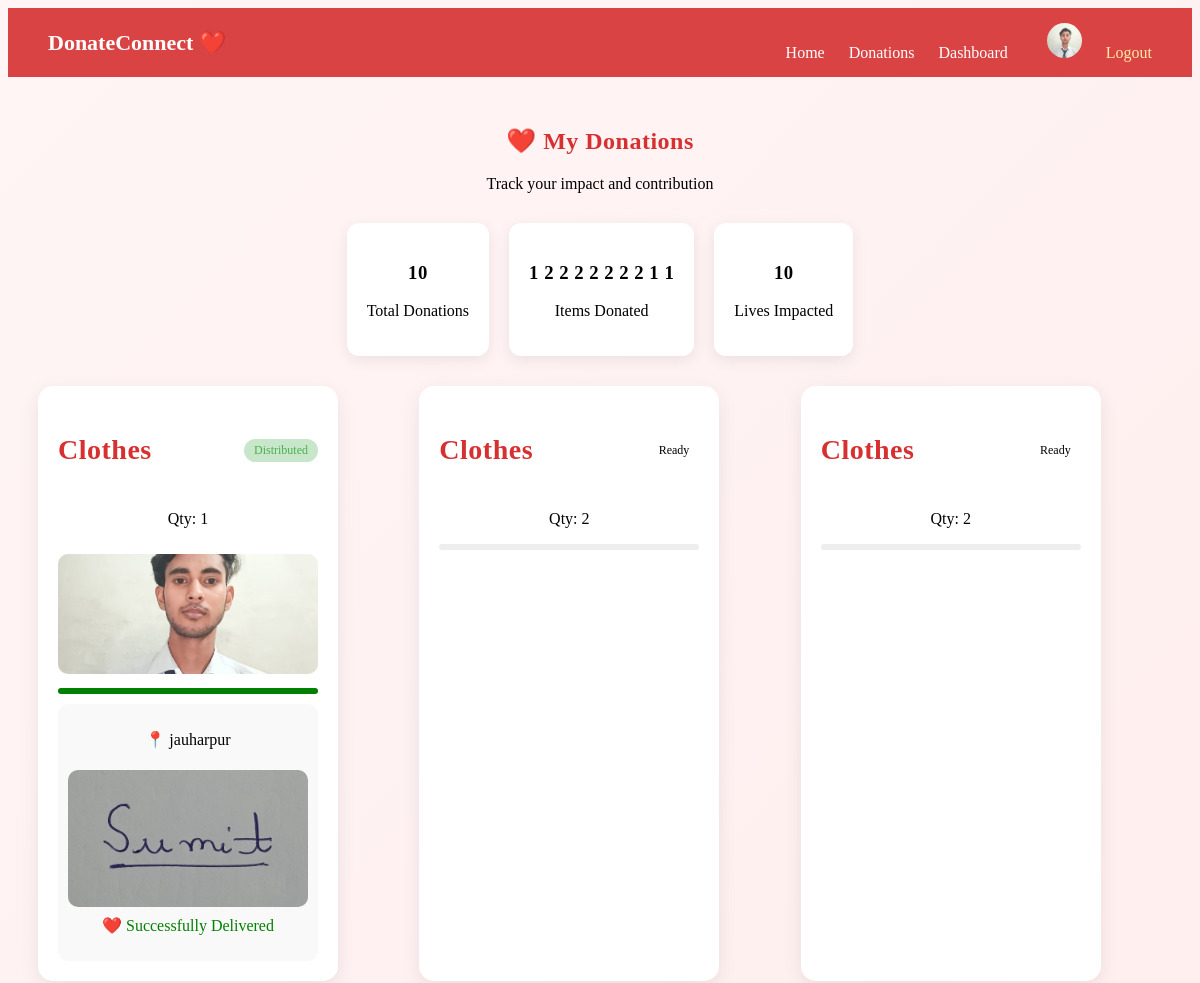
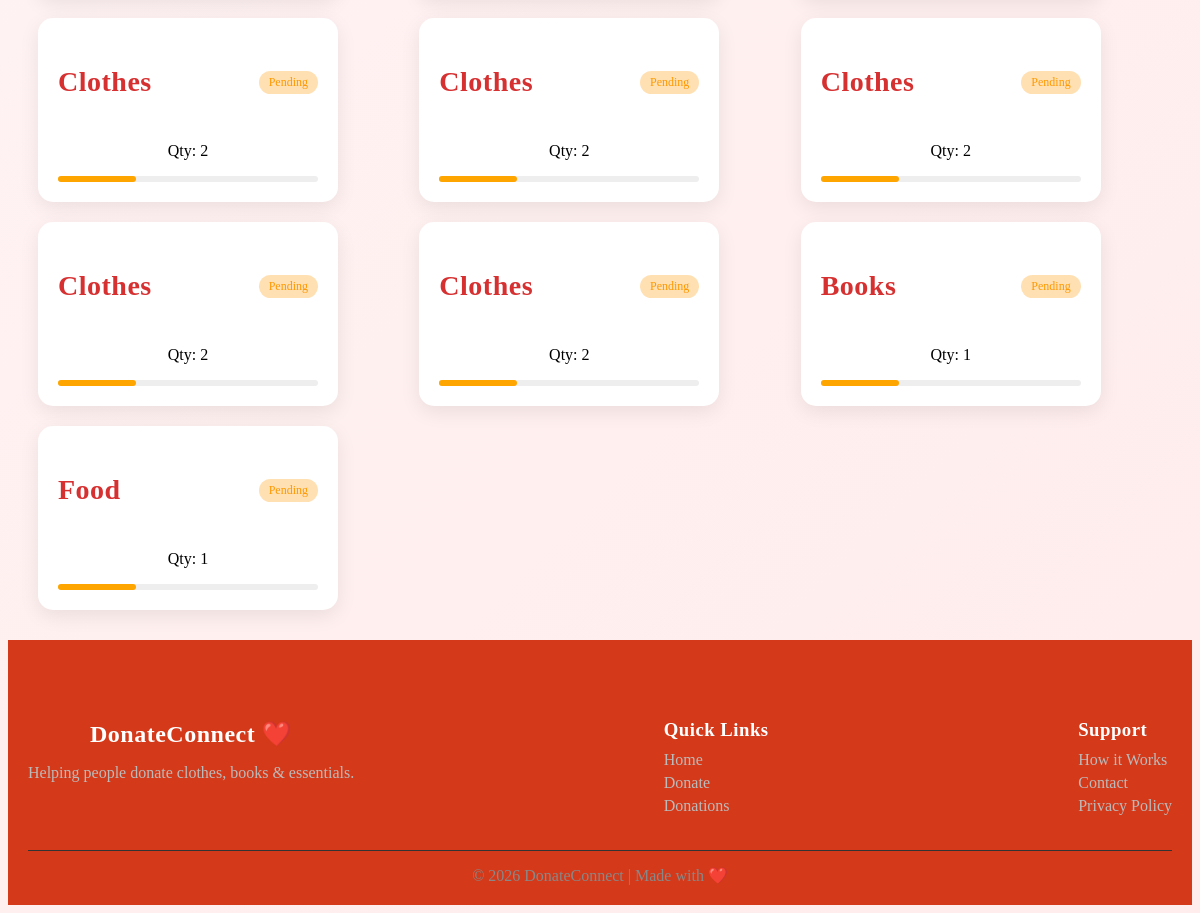
The page /dashboard/ (signed in) on the database its author committed (2 pictures, top to bottom).
### ngo/models.py (models this page shows, shortened)
class Profile(models.Model):
    user = models.OneToOneField(User, on_delete=models.CASCADE)
    image = models.ImageField(upload_to='profiles/', default='profiles/default.png')

class Donation(models.Model):
    user = models.ForeignKey(
        User,
        on_delete=models.CASCADE,
        null=True,
        related_name='donations'
    )
    assigned_to = models.ForeignKey(
        User,
        on_delete=models.SET_NULL,
        null=True,
        blank=True,
        related_name='assigned_donations'
    )
    name = models.CharField(max_length=100)
    item_type = models.CharField(max_length=50)
    quantity = models.IntegerField()
    address = models.TextField()
    phone = models.CharField(max_length=15, null=True, blank=True)
    email = models.EmailField(null=True, blank=True)
    STATUS_CHOICES = [
        ('Pending', 'Pending'),
        ('Ready', 'Ready for Pickup'),
        ('Picked', 'Picked'),
        ('Distributed', 'Distributed'),
        ('Completed', 'Completed'),
        ('Rejected', 'Rejected'),
    ]
    status = models.CharField(
        max_length=20,
        choices=STATUS_CHOICES,
        default='Pending'
    )
    pickup_date = models.DateField(null=True, blank=True)
    created_at = models.DateTimeField(auto_now_add=True)
    latitude = models.FloatField(null=True, blank=True)
    longitude = models.FloatField(null=True, blank=True)
    image = models.ImageField(upload_to='donations/', null=True, blank=True)

class Distribution(models.Model):
    donation = models.ForeignKey(Donation, on_delete=models.CASCADE)
    location = models.CharField(max_length=200)
    date = models.DateField(auto_now_add=True)
    notes = models.TextField(blank=True)
    image = models.ImageField(upload_to='distribution/', null=True, blank=True)

### ngo/views.py (the view)
# urls.py: path('dashboard/', views.dashboard, name='dashboard'),
@login_required
def dashboard(request):
    donations = Donation.objects.filter(user=request.user)
    return render(request, 'ngo/dashboard.html', {
        'donations': donations
    })

### ngo/templates/ngo/dashboard.html
{% extends 'ngo/base.html' %}
{% block content %}
<div class="dashboard">
    <div class="dashboard-header">
        <h2>❤️ My Donations</h2>
        <p>Track your impact and contribution</p>
    </div>
    <div class="stats">
        <div class="stat">
            <h3>{{ donations|length }}</h3>
            <p>Total Donations</p>
        </div>
        <div class="stat">
            <h3>
                {% for d in donations %}
                    {{ d.quantity }}
                {% endfor %}
            </h3>
            <p>Items Donated</p>
        </div>
        <div class="stat">
            <h3>{{ donations|length }}</h3>
            <p>Lives Impacted</p>
        </div>
    </div>
    <div class="card-container">
        {% for d in donations %}
        <div class="card">
            <div class="card-top">
                <h3>{{ d.item_type }}</h3>
                <span class="status {{ d.status|lower }}">
                    {{ d.status }}
                </span>
            </div>
            <p class="qty">Qty: {{ d.quantity }}</p>
            {% if d.image %}
                <img src="{{ d.image.url }}" class="card-img">
            {% endif %}
            <div class="progress-bar">
                <div class="progress
                    {% if d.status == 'Pending' %}p1
                    {% elif d.status == 'Picked' %}p2
                    {% elif d.status == 'Distributed' %}p3
                    {% endif %}
                "></div>
            </div>
            {% if d.status == "Distributed" %}
            <div class="proof">
                {% for dist in d.distribution_set.all %}
                    <p>📍 {{ dist.location }}</p>
                    {% if dist.image %}
                       <img src="{{ dist.image }}" class="proof-img">
                    {% endif %}
                {% endfor %}
                <p class="impact">❤️ Successfully Delivered</p>
            </div>
            {% endif %}
        </div>
        {% endfor %}
    </div>
</div>
{% endblock %}

### ngo/templates/ngo/base.html (shortened to what this page needs)
{% load static %}
<!DOCTYPE html>
<html>
<head>
<link rel="stylesheet" href="{% static 'css/style.css' %}?v=30000">
    <link rel="stylesheet" href="https://unpkg.com/leaflet/dist/leaflet.css" />
    <link rel="stylesheet" href="https://cdnjs.cloudflare.com/ajax/libs/font-awesome/6.5.0/css/all.min.css">
</head>
<body>
<nav class="navbar">
    <div class="nav-left">
        <a href="/" class="logo">DonateConnect ❤️</a>
    </div>
    <div class="nav-right">
        <a href="/" class="{% if request.path == '/' %}active{% endif %}">Home</a>
        <a href="/donations/" class="{% if '/donations' in request.path %}active{% endif %}">
            Donations
        </a>
        {% if user.is_authenticated %}
            <a href="/dashboard/">Dashboard</a>
<a href="/profile/" class="profile-link">
    <img src="{{ user.profile.image.url }}" class="nav-avatar">
</a>
            <a href="/logout/" class="logout">Logout</a>
        {% endif %}
    </div>
</nav>
<div class="container">
    {% block content %}
    {% endblock %}
</div>
<footer class="footer">
    <div class="footer-container">
        <div>
            <h2>DonateConnect ❤️</h2>
            <p>Helping people donate clothes, books & essentials.</p>
        </div>
        <div>
            <h3>Quick Links</h3>
            <a href="/">Home</a>
            <a href="/donate/">Donate</a>
            <a href="/donations/">Donations</a>
        </div>
        <div>
            <h3>Support</h3>
            <a href="#">How it Works</a>
            <a href="#">Contact</a>
            <a href="#">Privacy Policy</a>
        </div>
    </div>
    <div class="footer-bottom">
        © 2026 DonateConnect | Made with ❤️
    </div>
</footer>
</body>
</html>

### ngo/static/css/style.css (style rules this page uses)
nav { display: flex; justify-content: space-between; align-items: center; padding: 15px 40px; background: #d63031; color: white; }
nav a { color: white; text-decoration: none; }
.card h3 { font-size: 28px; color: #d63031; }
.card, .step { background: white; border-radius: 15px; padding: 25px; width: 260px; text-align: center; box-shadow: 0 10px 30px rgba(0,0,0,0.08); transition: 0.3s; }
h2 { color: #d63030; text-align: center; }
body { background: linear-gradient(135deg, #fff5f5, #ffecec); }
.footer { background: #d4391a; color: #eee; padding: 60px 20px 20px; }
.footer-container { display: flex; justify-content: space-between; flex-wrap: wrap; gap: 30px; }
.footer h2, .footer h3 { color: white; margin-bottom: 10px; }
.footer p { color: #bbb; }
.footer a { display: block; color: #bbb; margin: 5px 0; text-decoration: none; }
.footer-bottom { text-align: center; margin-top: 30px; border-top: 1px solid #333; padding-top: 15px; color: #888; }
.status { padding: 4px 8px; border-radius: 6px; font-size: 12px; }
.navbar { position: sticky; top: 0; z-index: 1000; display: flex; justify-content: space-between; align-items: center; padding: 15px 40px; background: rgba(214, 48, 49, 0.9); backdrop-filter: blur(10px); color: white; }
.logo { font-size: 22px; font-weight: bold; color: white; text-decoration: none; }
.nav-right a { margin-left: 20px; color: white; text-decoration: none; position: relative; }
.nav-right a::after { content: ""; position: absolute; width: 0%; height: 2px; background: white; bottom: -5px; left: 0; transition: 0.3s; }
.logout { color: #ffeaa7 !important; }
.nav-avatar { width: 35px; height: 35px; border-radius: 50%; object-fit: cover; margin-left: 15px; }
.dashboard { padding: 30px; }
.dashboard-header { text-align: center; margin-bottom: 30px; }
.stats { display: flex; justify-content: center; gap: 20px; margin-bottom: 30px; }
.stat { background: #fff; padding: 20px; border-radius: 12px; text-align: center; box-shadow: 0 4px 15px rgba(0,0,0,0.08); }
.card-container { display: grid; grid-template-columns: repeat(auto-fill, minmax(280px, 1fr)); gap: 20px; }
.card { background: #fff; padding: 20px; border-radius: 15px; box-shadow: 0 6px 20px rgba(0,0,0,0.08); transition: 0.3s; }
.card-top { display: flex; justify-content: space-between; align-items: center; }
.status { padding: 4px 10px; border-radius: 20px; font-size: 12px; }
.status.pending { background: #ffe0b2; color: #ff9800; }
.status.distributed { background: #c8e6c9; color: #4caf50; }
.card-img { width: 100%; border-radius: 10px; margin-top: 10px; }
.progress-bar { height: 6px; background: #eee; border-radius: 10px; margin-top: 10px; }
.progress { height: 100%; border-radius: 10px; }
.p1 { width: 30%; background: orange; }
.p3 { width: 100%; background: green; }
.proof { margin-top: 10px; background: #f9f9f9; padding: 10px; border-radius: 10px; }
.proof-img { width: 100%; border-radius: 10px; margin-top: 5px; }
.impact { color: green; margin-top: 5px; font-weight: 500; }
.card-img { height: 120px; object-fit: cover; }
h2, h3 { letter-spacing: 0.5px; }

### rows shown on the page
Donation: quantity "1", item_type "Clothes", status "Distributed", image (picture)
Donation: quantity "2", item_type "Clothes", status "Ready"
Donation: quantity "2", item_type "Clothes", status "Ready"
Donation: quantity "2", item_type "Clothes", status "Pending"
Donation: quantity "2", item_type "Clothes", status "Pending"
Donation: quantity "2", item_type "Clothes", status "Pending"
Donation: quantity "2", item_type "Clothes", status "Pending"
Donation: quantity "2", item_type "Clothes", status "Pending"
Donation: quantity "1", item_type "Books", status "Pending"
Donation: quantity "1", item_type "Food", status "Pending"
Distribution: location "jauharpur", image (picture)

### other values the page prints
{{ donations|length }} "10"
